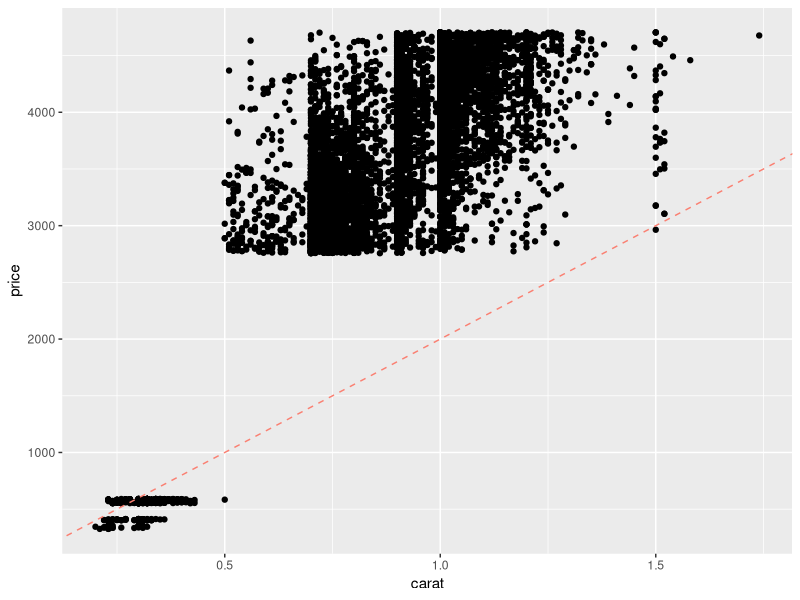
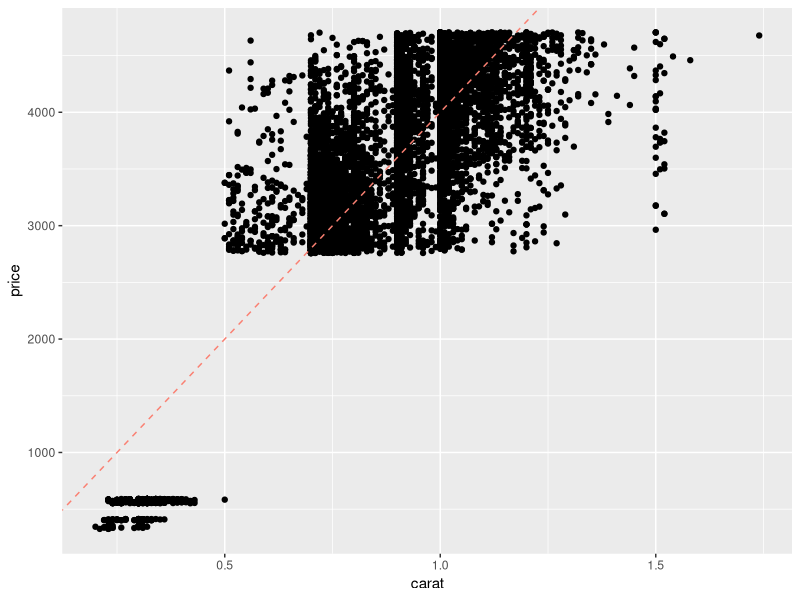
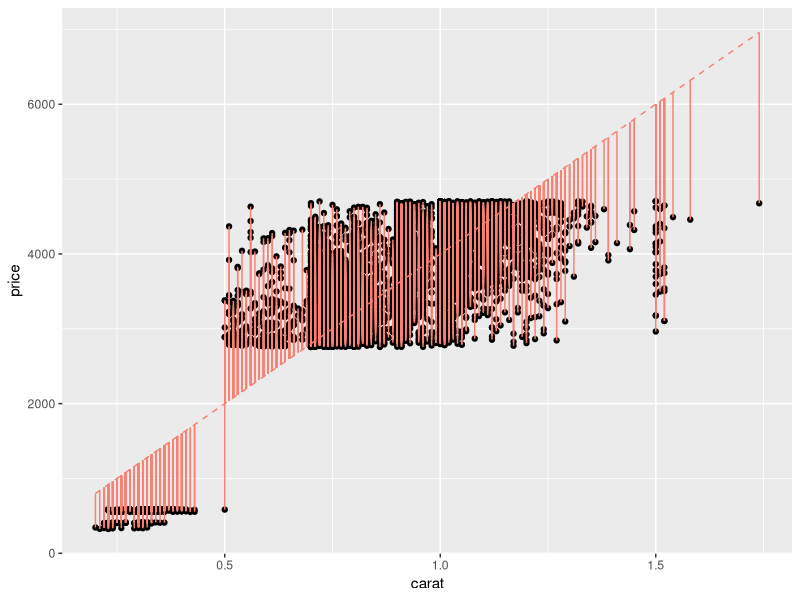
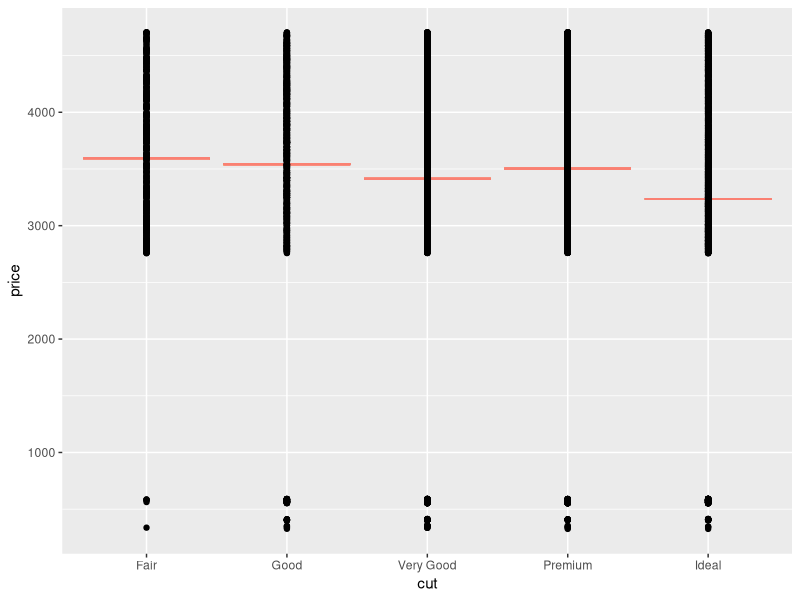
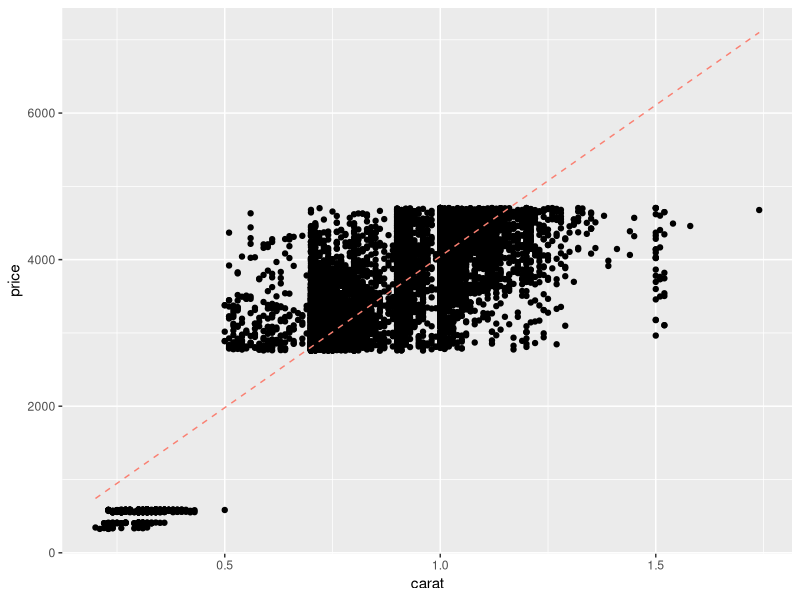
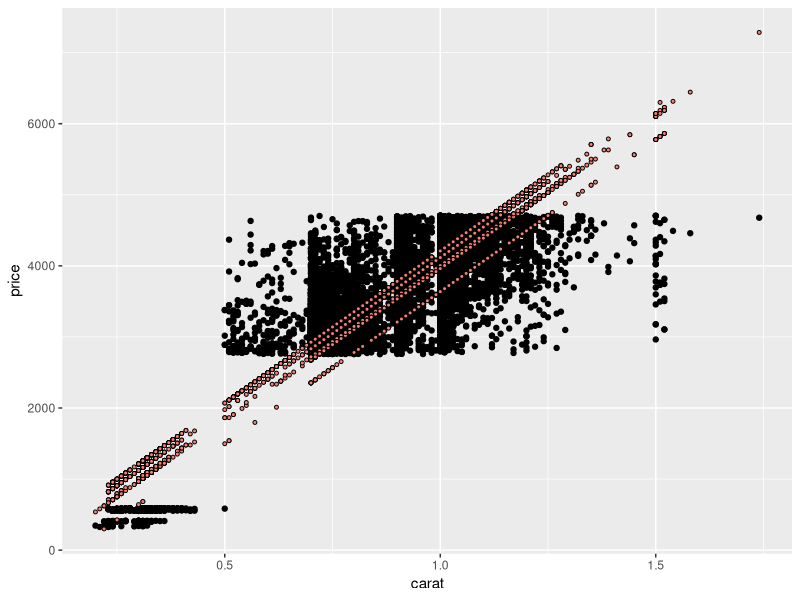
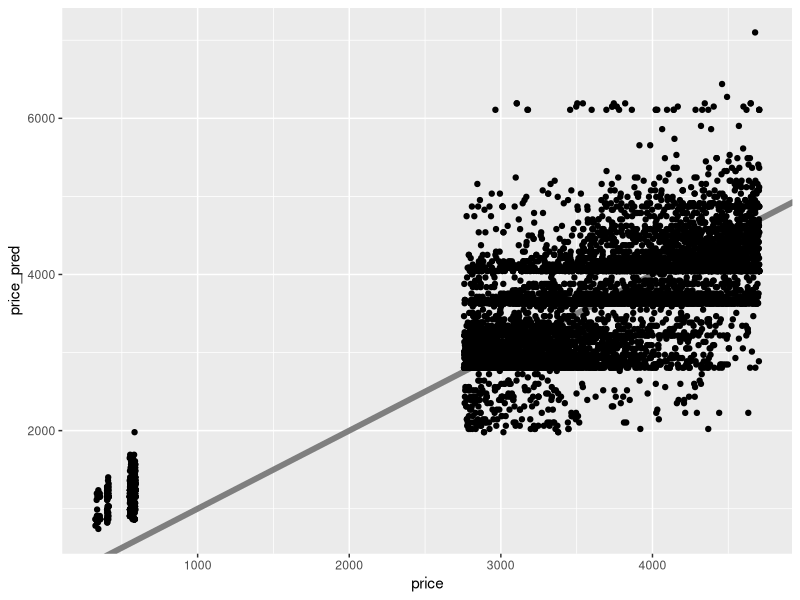
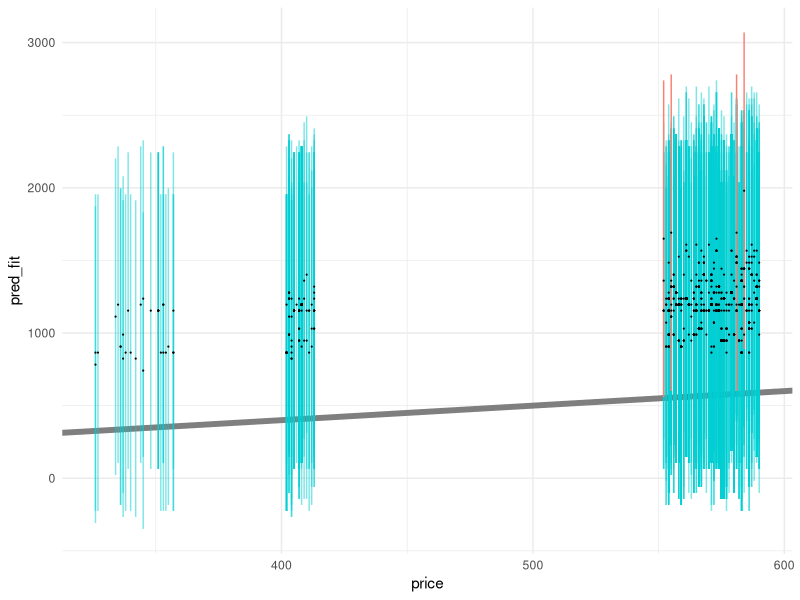

The R script that drew these images, in order:
## ---- chunk 1
library(tidyverse)
library(modelr)
library(broom)

## NOTE: No need to edit this chunk
set.seed(101)

## Select training data
df_train <-
  diamonds %>%
  slice(1:1e4)

## Select test data
df_test <-
  diamonds %>%
  slice((1e4 + 1):2e4)
## ---- chunk 2
## Set model parameter values [theta]
slope <- 1000 / 0.5 # Eyeball: $1000 / (1/2) carat
intercept <- 0

## Represent model as an `abline`
df_train %>%

  ggplot(aes(carat, price)) +
  geom_point() +
  geom_abline(
    slope = slope,
    intercept = intercept,
    linetype = 2,
    color = "salmon"
  )
## ---- chunk 3
## Set model parameter values [theta]
slope <- 2000 / 0.5 # Adjusted by factor of 2
intercept <- 0

## Represent model as an `abline`
df_train %>%

  ggplot(aes(carat, price)) +
  geom_point() +
  geom_abline(
    slope = slope,
    intercept = intercept,
    linetype = 2,
    color = "salmon"
  )
## ---- chunk 4
## Set model parameter values [theta]
slope <- 2000 / 0.5
intercept <- 0

## Compute predicted values
df_train %>%
  mutate(price_pred = slope * carat + intercept) %>%

  ## Visualize *residuals* as vertical bars
  ggplot(aes(carat, price)) +
  geom_point() +
  geom_segment(
    aes(xend = carat, yend = price_pred),
    color = "salmon"
  ) +
  geom_line(
    aes(y = price_pred),
    linetype = 2,
    color = "salmon"
  )
## ---- chunk 5
## Fit model
fit_carat <-
  df_train %>%
  lm(
    data = .,               # Data for fit
    formula = price ~ carat # Formula for fit
  )

fit_carat %>% tidy()
## ---- chunk 6
## Fit a model with carat and cut as predictors
fit_q1 <- df_train %>%
  lm(
    data = .,               # Data for fit
    formula = price ~ carat + cut # Formula for fit
  )

fit_q1 %>% tidy()
## ---- chunk 7
## NOTE: No need to edit; just run and inspect
fit_cut <-
  lm(
    data = df_train,
    formula = price ~ cut
  )

df_train %>%
  add_predictions(fit_cut, var = "price_pred") %>%
  ggplot(aes(cut)) +
  geom_errorbar(aes(ymin = price_pred, ymax = price_pred), color = "salmon") +
  geom_point(aes(y = price))
## ---- chunk 8
## Compute predicted values
df_train %>%
  add_predictions(
    model = fit_carat,
    var = "price_pred"
  ) %>%

  ggplot(aes(carat, price)) +
  geom_point() +
  geom_line(
    aes(y = price_pred),
    linetype = 2,
    color = "salmon"
  )
## ---- chunk 9
## TASK: Create a visual of price_pred vs carat using your model fit_q1
df_train %>%
  add_predictions(
    model = fit_q1,
    var = "price_pred"
  ) %>%

  ggplot(aes(carat, price)) +
  geom_point() +
  geom_point(
    aes(y = price_pred),
    pch = 21,
    size = 1,
    fill = "salmon",
    color = "black"
  )
## ---- chunk 10
## Compute metrics
mse(fit_carat, df_train)
rsquare(fit_carat, df_train)
## ---- chunk 11
mse(fit_q1, df_train)
rsquare(fit_q1, df_train)
## ---- chunk 12
## NOTE: No need to change this
## predicted vs actual
df_train %>%
  add_predictions(
    model = fit_carat,
    var = "price_pred"
  ) %>%

  ggplot(aes(price, price_pred)) +
  geom_abline(slope = 1, intercept = 0, color = "grey50", linewidth = 2) +
  geom_point()
## ---- chunk 13
## TASK: Fit a model on carat, cut, color, and clarity
fit_4c <- 
  lm(
    data = df_train,
    formula = price ~ carat + cut + color + clarity
  )

rsquare(fit_q1, df_train)
rsquare(fit_4c, df_train)
## ---- chunk 14
## NOTE: No need to edit this chunk
## Helper function to compute uncertainty bounds
add_uncertainties <- function(data, model, prefix = "pred", ...) {
  df_fit <-
    stats::predict(model, data, ...) %>%
    as_tibble() %>%
    rename_with(~ str_c(prefix, "_", .))

  bind_cols(data, df_fit)
}

## Generate predictions with uncertainties
df_pred_uq <-
  df_train %>%
  add_uncertainties(
    model = fit_carat,
    prefix = "pred",
    interval = "prediction",
    level = 0.95
  )

df_pred_uq %>% glimpse()
## ---- chunk 15
## NOTE: No need to edit this chunk
# Visualize
df_pred_uq %>%
  filter(price < 1000) %>%

  ggplot(aes(price)) +
  geom_abline(slope = 1, intercept = 0, size = 2, color = "grey50") +
  geom_errorbar(
    data = . %>% filter(pred_lwr <= price & price <= pred_upr),
    aes(ymin = pred_lwr, ymax = pred_upr),
    width = 0,
    size = 0.5,
    alpha = 1 / 2,
    color = "darkturquoise"
  ) +
  geom_errorbar(
    data = . %>% filter(price < pred_lwr | pred_upr < price),
    aes(ymin = pred_lwr, ymax = pred_upr),
    width = 0,
    size = 0.5,
    color = "salmon"
  ) +
  geom_point(aes(y = pred_fit), size = 0.1) +
  theme_minimal()
## ---- chunk 16
## NOTE: No need to edit this chunk
# Compute empirical coverage
df_pred_uq %>%
  summarize(coverage = mean(pred_lwr <= price & price <= pred_upr))
## ---- chunk 17
## TODO: Compute prediction intervals for each prediction with fit_4c
df_q6 <-
  df_train %>%
  add_uncertainties(
    model = fit_4c,
    prefix = "pred",
    interval = "prediction",
    level = 0.95
  )

## NOTE: No need to edit code below
# Compute empirical coverage
df_q6 %>%
  summarize(coverage = mean(pred_lwr <= price & price <= pred_upr))

# Visualize
df_q6 %>%
  ggplot(aes(price)) +
  geom_abline(slope = 1, intercept = 0, size = 2, color = "grey50") +
  geom_errorbar(
    data = . %>% filter(pred_lwr <= price & price <= pred_upr),
    aes(ymin = pred_lwr, ymax = pred_upr),
    width = 0,
    size = 0.1,
    alpha = 1 / 5,
    color = "darkturquoise"
  ) +
  geom_errorbar(
    data = . %>% filter(price < pred_lwr | pred_upr < price),
    aes(ymin = pred_lwr, ymax = pred_upr),
    width = 0,
    size = 0.1,
    color = "salmon"
  ) +
  geom_point(aes(y = pred_fit), size = 0.1) +
  theme_minimal()
## ---- chunk 18
## NOTE: No need to edit this chunk
rsquare(fit_4c, df_train)
rsquare(fit_4c, df_test)
